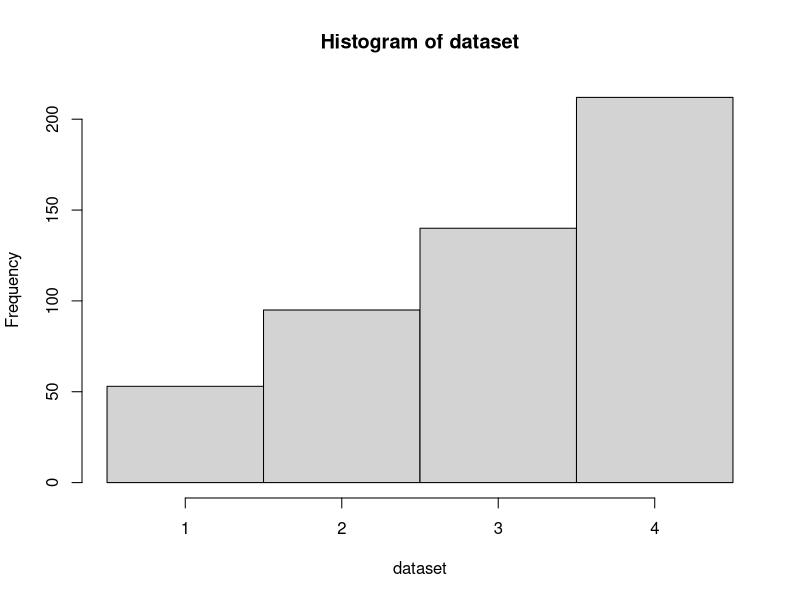

Generate this figure with R:
#Part1 function: bootstrap
bootstrap = function(w, n) {
  sample <- vector("integer", n)
  cdf <- vector("numeric", length(w))
  tmp <- vector("numeric", length(w))
  for (i in 1:length(w)) {
    tmp[i] <- 1
    cdf[i] <- w %*% tmp
  }
  random <- runif(n, 0 ,1)
  for (i in 1:n) {
    for (j in 1:length(w)) {
      if (cdf[j] >= random[i]) {
        sample[i] = j
        break
      }
    }
  }
  return(sample)
}


#Read & Split Data
AllData <- read.csv("X.csv", header = FALSE)
AllLabel<- read.csv("y.csv", header = FALSE)

xTrain <- AllData[1:183,]
xLabel <- AllLabel[1:183,]
#colnames(xLabel) <- c("label")
yTest <- AllData[184:683,]
yLabel <- AllLabel[184:683,]
#colnames(yLabel) <- c("label")

#Part1 run by bootstap(w, n)
w <- c(0.1, 0.2, 0.3, 0.4)
dataset <- bootstrap(w, 500) #choose n to be 100, 200, 300, 400, 500
hist(dataset, breaks=seq(min(dataset)-0.5, max(dataset)+0.5, by=1))
